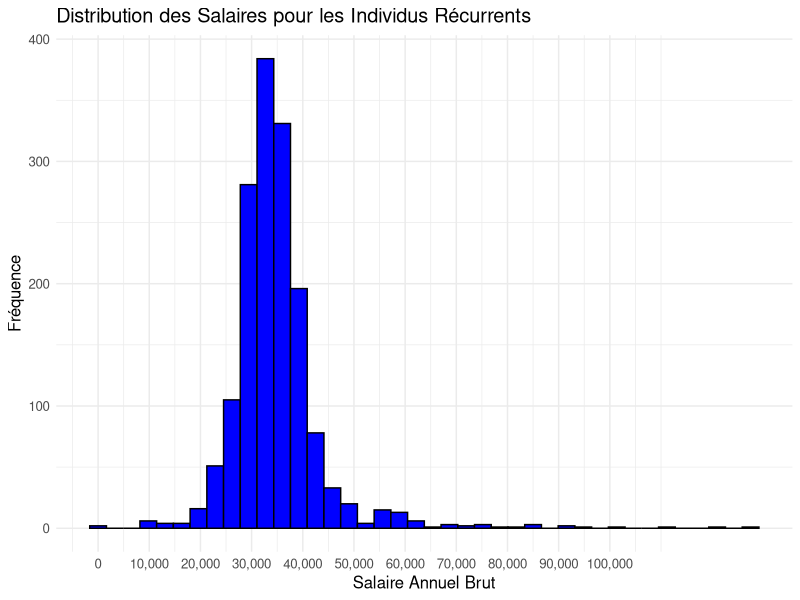
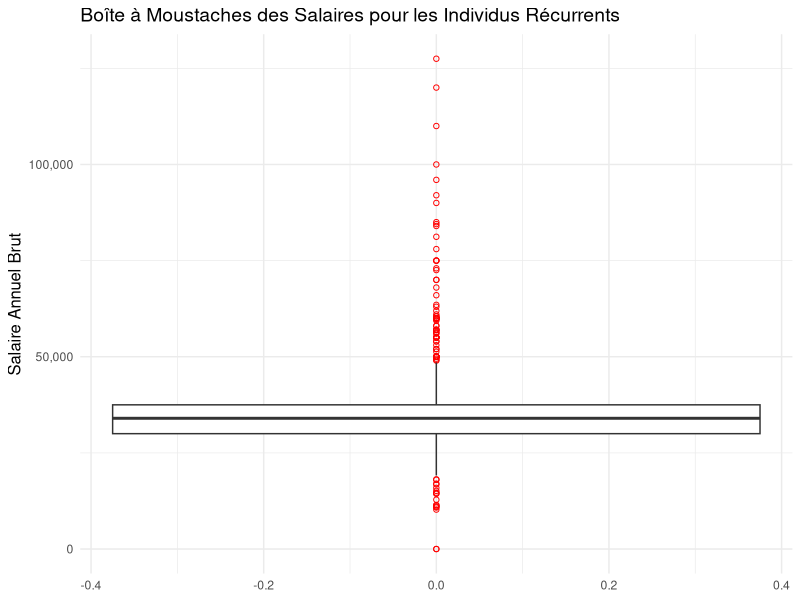
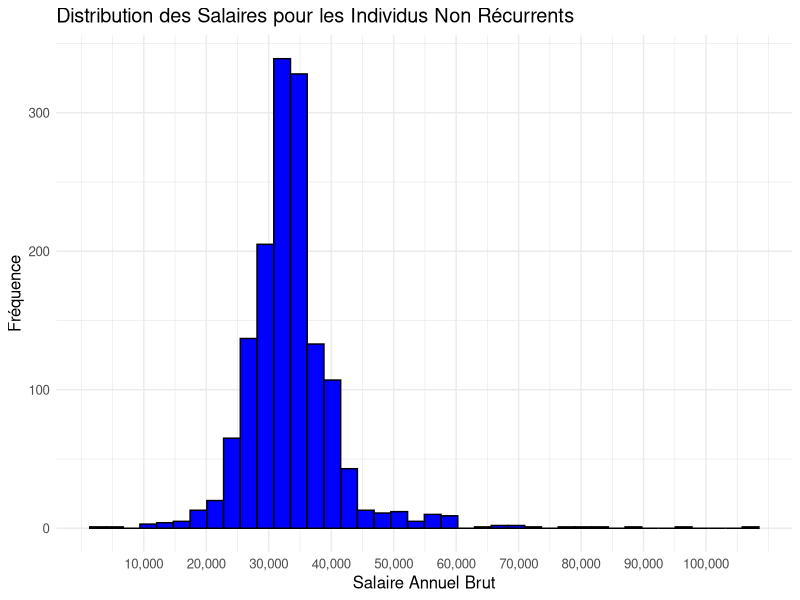
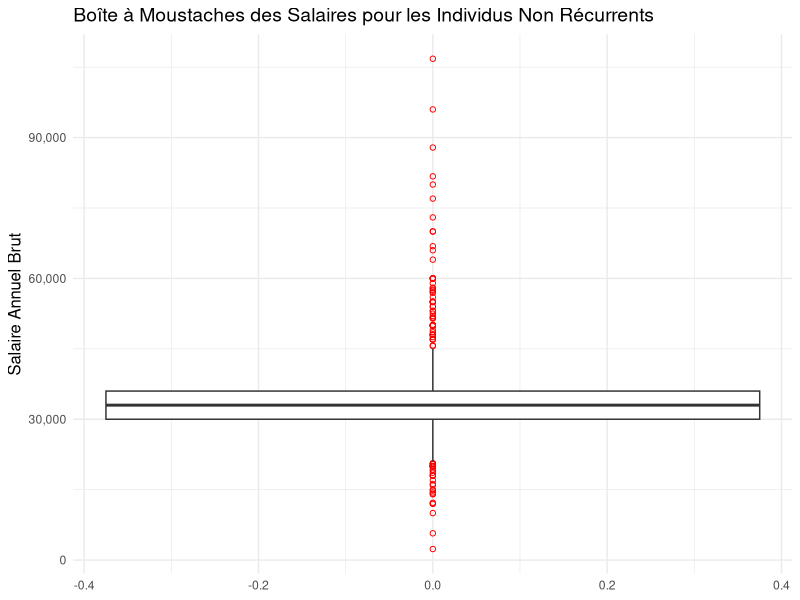
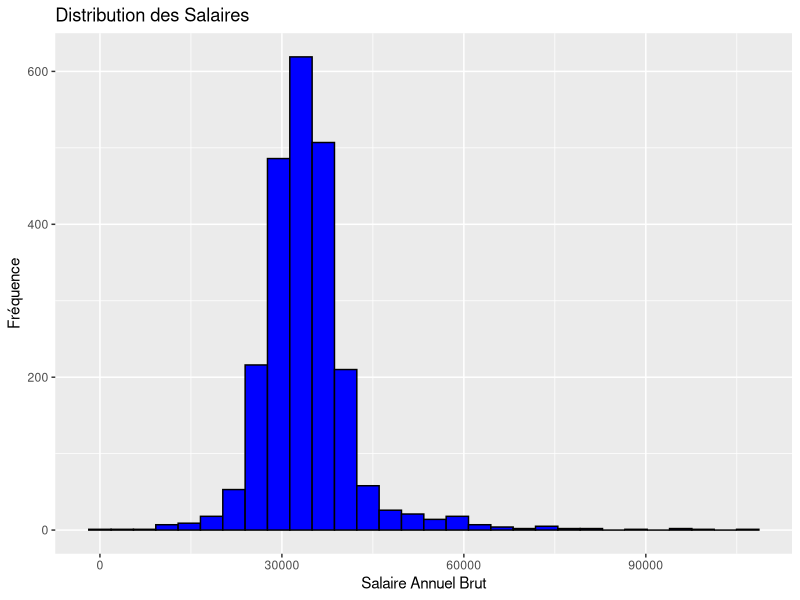
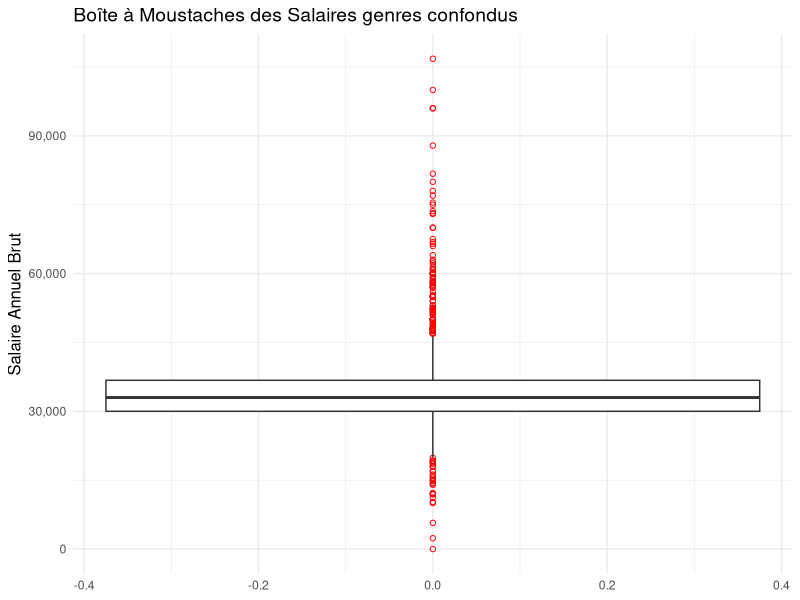
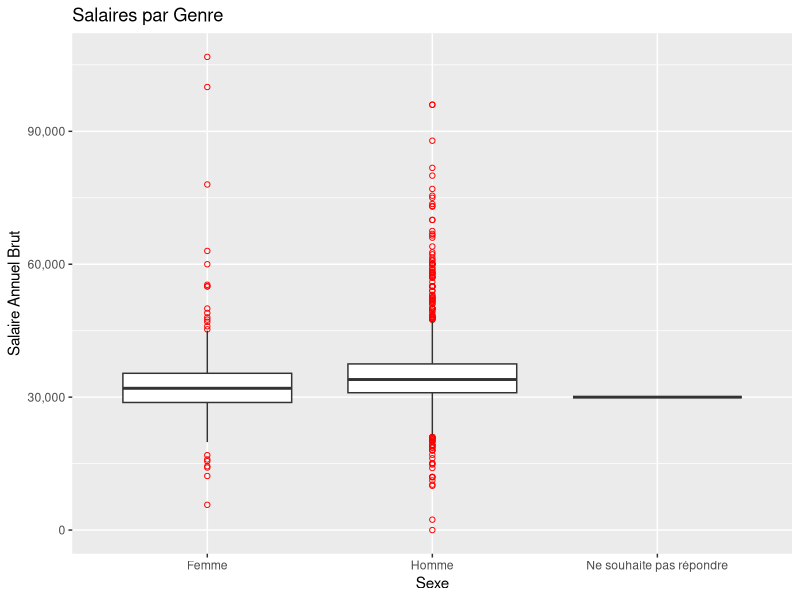
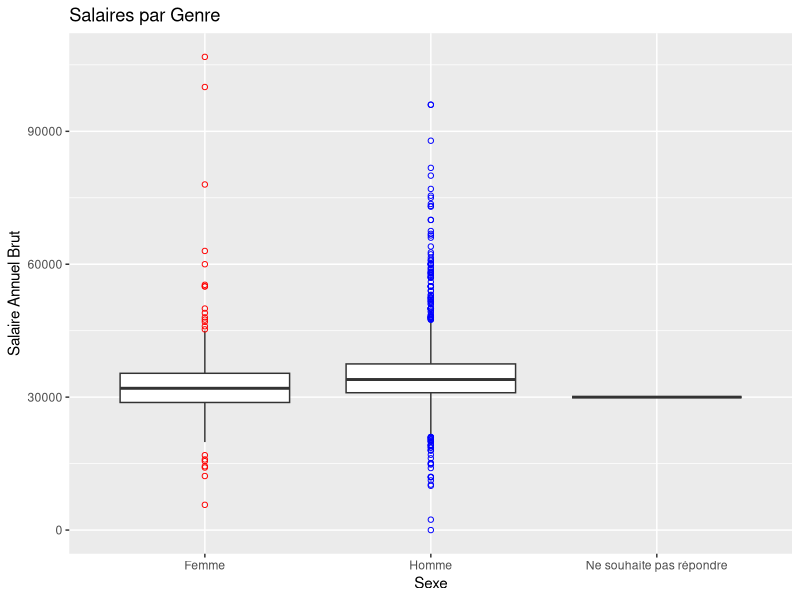

Write the R code that produced these figures, in order.
## ---- chunk 1
knitr::opts_chunk$set(echo = TRUE)
## ---- chunk 2
library(dplyr)

data2018 <- read.csv("../2018.csv")
data2019 <- read.csv("../2019.csv")
data2020 <- read.csv("../2020.csv")
data2021 <- read.csv("../2021.csv")
data2022 <- read.csv("../2022.csv")
data2023 <- read.csv("../2023_axe1.csv")

#homogénéisation de colonnes
data2020<- data2020 %>% rename(sexe = Genre)
data2021<- data2021 %>% rename(sexe = Genre)
data2022<- data2022 %>% rename(sexe = Genre)

# Conversion des identifiants de la notation scientifique
data2019$identifiant <- as.numeric(format(data2019$identifiant, scientific = FALSE))

## ---- chunk 3
library(dplyr)

data2018 <- select(data2018, sexe, identifiant, date_diplome, filiere, remuneration_annuelle_brute, prime, remuneration_prime, remuneration_annuelle_brute_hors_prime_premier_emploi,nationalite_francaise,nationalite, prime_premier_emploi, remuneration_annuelle_brute_avec_prime_premier_emploi)

data2019 <- select(data2019, sexe, identifiant, date_diplome, filiere, remuneration_annuelle_brute, prime, remuneration_prime, remuneration_annuelle_brute_hors_prime_premier_emploi,nationalite_francaise,nationalite, prime_premier_emploi, remuneration_annuelle_brute_avec_prime_premier_emploi)

data2020 <- select(data2020, sexe, identifiant, date_diplome, filiere, remuneration_annuelle_brute, prime, remuneration_prime, remuneration_annuelle_brute_hors_prime_premier_emploi,nationalite_francaise,nationalite, prime_premier_emploi, remuneration_annuelle_brute_avec_prime_premier_emploi)

data2021 <- select(data2021, sexe, identifiant, date_diplome, filiere, remuneration_annuelle_brute, prime, remuneration_prime, remuneration_annuelle_brute_hors_prime_premier_emploi,nationalite_francaise,nationalite, prime_premier_emploi, remuneration_annuelle_brute_avec_prime_premier_emploi)

data2022 <- select(data2022, sexe, identifiant, date_diplome, filiere, remuneration_annuelle_brute, prime, remuneration_prime, remuneration_annuelle_brute_hors_prime_premier_emploi,nationalite_francaise,nationalite, prime_premier_emploi, remuneration_annuelle_brute_avec_prime_premier_emploi)

data2023 <- select(data2023, sexe, identifiant, date_diplome, filiere, remuneration_annuelle_brute, prime, remuneration_prime, remuneration_annuelle_brute_hors_prime_premier_emploi,nationalite_francaise,nationalite, prime_premier_emploi, remuneration_annuelle_brute_avec_prime_premier_emploi)

## ---- chunk 4
donnees_totales <- rbind(data2018, data2019, data2020, data2021, data2022, data2023)
## ---- chunk 5
#vérifier si le jeu de données a bien été crée : 
exists("donnees_totales")

#aperçu des premières lignes
head(donnees_totales)

#résumé statistique de chaque colonne dans ton dataframe
summary(donnees_totales)

#Structure du jeu de données
str(donnees_totales)

#dimensions du jeu de données
dim(donnees_totales)

## ---- chunk 6
#Compter les occurences de chaque identifiant
identifiant_counts <- table(donnees_totales$identifiant)

# Afficher le tableau
identifiant_counts

# Dans ton fichier R Markdown

library(knitr)

identifiant_counts_df <- as.data.frame(identifiant_counts)
colnames(identifiant_counts_df) <- c("Identifiant", "Nombre_d_occurrences")

kable(identifiant_counts_df)


## ---- chunk 7
library(knitr)

# Création du data.frame des identifiants récurrents et leurs occurrences
identifiants_recurrents <- identifiant_counts[identifiant_counts > 1]
identifiants_recurrents_df <- data.frame(Identifiant = names(identifiants_recurrents),
                                         Occurrences = as.integer(identifiants_recurrents))

# Utilisation de kable pour un joli affichage en tableau
kable(identifiants_recurrents_df)

## ---- chunk 8
library(knitr)
library(kableExtra)

# Filtrer les données pour obtenir seulement les entrées avec des identifiants récurrents
donnees_recurrentes <- donnees_totales[donnees_totales$identifiant %in% names(identifiants_recurrents), ]

# Utilisation de kable pour un joli affichage en tableau des premières lignes
kable(head(donnees_recurrentes), "html", escape = FALSE) %>%
  kable_styling(full_width = F) %>%
  column_spec(1:ncol(donnees_recurrentes), 
              extra_css = "padding-left:10px; padding-right:10px; text-align:center;")
## ---- chunk 9
library(knitr)

# Création du data frame des identifiants non récurrents et leurs occurrences
identifiants_non_recurrents <- identifiant_counts[identifiant_counts == 1]
identifiants_non_recurrents_df <- data.frame(Identifiant = names(identifiants_non_recurrents),
                                             Occurrences = as.integer(identifiants_non_recurrents))

# Utilisation de kable pour un joli affichage en tableau
kable(identifiants_non_recurrents_df) %>%
  kable_styling(full_width = F) %>%
  column_spec(1:2, 
              extra_css = "padding-left:10px; padding-right:10px; text-align:center;")
## ---- chunk 10
library(knitr)
library(kableExtra)

# Filtrer les données pour obtenir seulement les entrées avec des identifiants non récurrents
donnees_non_recurrentes <- donnees_totales[!donnees_totales$identifiant %in% names(identifiants_recurrents), ]

# Utilisation de kable pour un affichage en tableau des premières lignes
kable(head(donnees_non_recurrentes), "html", escape = FALSE) %>%
  kable_styling(full_width = F) %>%
  column_spec(1:ncol(donnees_non_recurrentes), 
              extra_css = "padding-left:10px; padding-right:10px; text-align:center;")
## ---- chunk 11
library(ggplot2)
library(scales) # pour la fonction comma() et pretty_breaks

# Histogramme des salaires pour les individus récurrents

# Définir les repères de l'axe des abscisses
breaks_pretty <- pretty(donnees_recurrentes$remuneration_annuelle_brute, n = 7) # 'n' définit le nombre souhaité de repères

# Convertir 'remuneration_annuelle_brute' en numèrique et gérer les virgules
# donnees_recurrentes$remuneration_annuelle_brute <- gsub(",", "", donnees_recurrentes$remuneration_annuelle_brute) # Remove commas if any
donnees_recurrentes$remuneration_annuelle_brute <- as.numeric(donnees_recurrentes$remuneration_annuelle_brute)


ggplot(donnees_recurrentes, aes(x = remuneration_annuelle_brute)) +
  geom_histogram(bins = 40, fill = "blue", color = "black") +
  scale_x_continuous(
    breaks = breaks_pretty, # Utiliser les repères générés par pretty()
    labels = scales::label_comma() # Utiliser label_comma pour un formatage correct des nombres
  ) +
  labs(
    title = "Distribution des Salaires pour les Individus Récurrents",
    x = "Salaire Annuel Brut",
    y = "Fréquence"
  ) +
  theme_minimal() +
  theme(text = element_text(size = 12))
## ---- chunk 12
library(ggplot2)
library(scales)  # pour les fonctions de formatage

# Boîte à moustaches pour voir la dispersion et les éventuels outliers
ggplot(donnees_recurrentes, aes(y = remuneration_annuelle_brute)) +
  geom_boxplot(outlier.colour = "red", outlier.shape = 1) +
  scale_y_continuous(labels = scales::comma) + 
  labs(title = "Boîte à Moustaches des Salaires pour les Individus Récurrents",
       y = "Salaire Annuel Brut") +
  theme_minimal() +
    theme(
    axis.title.y = element_text(size = 12),  # Taille de texte pour les étiquettes des axes
    plot.title = element_text(size = 14)  # Taille de texte pour le titre
  )

## ---- chunk 13
library(ggplot2)
library(scales) # pour la fonction comma() et pretty_breaks

# Histogramme des salaires pour les individus récurrents

# Définir les repères de l'axe des abscisses
breaks_pretty <- pretty(donnees_non_recurrentes$remuneration_annuelle_brute, n = 7) # 'n' définit le nombre souhaité de repères

# Convertir 'remuneration_annuelle_brute' en numèrique et gérer les virgules
# donnees_non_recurrentes$remuneration_annuelle_brute <- gsub(",", "", donnees_recurrentes$remuneration_annuelle_brute) # Remove commas if any
donnees_non_recurrentes$remuneration_annuelle_brute <- as.numeric(donnees_non_recurrentes$remuneration_annuelle_brute)


ggplot(donnees_non_recurrentes, aes(x = remuneration_annuelle_brute)) +
  geom_histogram(bins = 40, fill = "blue", color = "black") +
  scale_x_continuous(
    breaks = breaks_pretty, # Utiliser les repères générés par pretty()
    labels = scales::label_comma() # Utiliser label_comma pour un formatage correct des nombres
  ) +
  labs(
    title = "Distribution des Salaires pour les Individus Non Récurrents",
    x = "Salaire Annuel Brut",
    y = "Fréquence"
  ) +
  theme_minimal() +
  theme(text = element_text(size = 12))
## ---- chunk 14
library(ggplot2)
library(scales)  # pour les fonctions de formatage

# Boîte à moustaches pour voir la dispersion et les éventuels outliers
ggplot(donnees_non_recurrentes, aes(y = remuneration_annuelle_brute)) +
  geom_boxplot(outlier.colour = "red", outlier.shape = 1) +
  scale_y_continuous(labels = scales::comma) + 
  labs(title = "Boîte à Moustaches des Salaires pour les Individus Non Récurrents",
       y = "Salaire Annuel Brut") +
  theme_minimal() +
    theme(
    axis.title.y = element_text(size = 12),  # Taille de texte pour les étiquettes des axes
    plot.title = element_text(size = 14)  # Taille de texte pour le titre
  )

## ---- chunk 15
library(dplyr)

# Convertir la colonne remuneration_prime en numérique si elle est de type caractère
donnees_recurrentes <- donnees_recurrentes %>%
  mutate(remuneration_prime = as.numeric(as.character(remuneration_prime)))

donnees_non_recurrentes <- donnees_non_recurrentes %>%
  mutate(remuneration_prime = as.numeric(as.character(remuneration_prime)))

# Calculer la moyenne des salaires pour chaque individu récurrent
#salaire_moyen_individus_recurrents <- donnees_recurrentes %>%
#  group_by(identifiant,sexe) %>%
#  summarize(moyenne_salaire = mean(remuneration_annuelle_brute, na.rm = TRUE)) %>%
#  ungroup()  # Pour retirer le groupement après la summarization

salaire_moyen_individus_recurrents <- donnees_recurrentes %>%
  group_by(identifiant) %>%
  summarize(
    remuneration_annuelle_brute = mean(remuneration_annuelle_brute, na.rm = TRUE),
    sexe = first(sexe),
    date_diplome = first(date_diplome),
    filiere = first(filiere),
    nationalite_francaise = first(nationalite_francaise),
    nationalite = first (nationalite),
    prime = first(prime),
    remuneration_prime = mean(remuneration_prime, na.rm = TRUE),
    remuneration_annuelle_brute_hors_prime_premier_emploi = mean(remuneration_annuelle_brute_hors_prime_premier_emploi, na.rm = TRUE),
    prime_premier_emploi = first(prime_premier_emploi),
    remuneration_annuelle_brute_avec_prime_premier_emploi = mean(remuneration_annuelle_brute_avec_prime_premier_emploi, na.rm = TRUE),
  ) %>%
  ungroup()  # Pour retirer le groupement après la summarization


salaire_moyen_individus_recurrents <- salaire_moyen_individus_recurrents %>%
  distinct(identifiant, .keep_all = TRUE)

# Afficher les premières lignes du nouveau dataframe
head(salaire_moyen_individus_recurrents)

## ---- chunk 16
# Recalculer les occurrences des identifiants après avoir utilisé `distinct`
identifiant_counts_filtrees <- salaire_moyen_individus_recurrents %>%
  count(identifiant, name = "Occurrences")

# Afficher le tableau avec kable
kable(identifiant_counts_filtrees, caption = "Occurrences des Identifiants après Nettoyage")

## ---- chunk 17
# Renommer la colonne pour qu'elle corresponde dans les deux dataframes
#donnees_non_recurrentes <- donnees_non_recurrentes %>%
#  rename(salaire_annuel_brut = moyenne_salaire)

#salaire_moyen_individus_recurrents <- salaire_moyen_individus_recurrents %>%
#  rename(salaire_annuel_brut = moyenne_salaire)

# Combiner les deux ensembles de données
donnees_combinees <- bind_rows(salaire_moyen_individus_recurrents, donnees_non_recurrentes)

head(donnees_combinees)


## ---- chunk 18
donnees_combinees_filtrees <- donnees_combinees %>%
  filter(!is.na(remuneration_annuelle_brute))

head(donnees_combinees_filtrees)

## ---- chunk 19
library(knitr)

donnees_combinees_counts <- donnees_combinees_filtrees %>%
  count(identifiant, name = "Occurrences")
# Filtrer pour ne montrer que les identifiants avec plus d'une occurrence
identifiants_recurrents_df <- donnees_combinees_counts %>%
  filter(Occurrences > 1)

# Afficher le tableau filtré avec kable
kable(identifiants_recurrents_df, caption = "Identifiants récurrents dans donnees_combinees")

## ---- chunk 20
library(knitr)
library(dplyr)

# Compter les occurrences des identifiants dans donnees_combinees_filtrees
identifiant_counts_filtrees <- donnees_combinees_filtrees %>%
  count(identifiant, name = "Occurrences")

# Affichage tableau
kable(identifiant_counts_filtrees, caption = "Nombre d'occurrences par identifiant dans donnees_combinees_filtrees")

## ---- chunk 21
#Statistiques descriptives :
summary(donnees_combinees_filtrees)

## ---- chunk 22
library(ggplot2)
ggplot(donnees_combinees_filtrees, aes(x = remuneration_annuelle_brute)) +
  geom_histogram(bins = 30, fill = "blue",  color = "black") +
  labs(title = "Distribution des Salaires", x = "Salaire Annuel Brut", y = "Fréquence")
  #theme_minimal() +
  #theme(text = element_text(size = 12))





#ggplot(donnees_non_recurrentes, aes(x = remuneration_annuelle_brute)) +
#  geom_histogram(bins = 40, fill = "blue", color = "black") +
#  scale_x_continuous(
#    breaks = breaks_pretty, # Utiliser les repères générés par pretty()
#    labels = scales::label_comma() # Utiliser label_comma pour un formatage correct des nombres
#  ) +
#  labs(
#    title = "Distribution des Salaires pour les Individus Non Récurrents",
#    x = "Salaire Annuel Brut",
#    y = "Fréquence"
#  ) +
#  theme_minimal() +
#  theme(text = element_text(size = 12))
## ---- chunk 23
# Boîte à moustaches pour voir la dispersion et les éventuels outliers
ggplot(donnees_combinees_filtrees, aes(y = remuneration_annuelle_brute)) +
  geom_boxplot(outlier.colour = "red", outlier.shape = 1) +
  scale_y_continuous(labels = scales::comma) + 
  labs(title = "Boîte à Moustaches des Salaires genres confondus",
       y = "Salaire Annuel Brut") +
  theme_minimal() +
    theme(
    axis.title.y = element_text(size = 12),  # Taille de texte pour les étiquettes des axes
    plot.title = element_text(size = 14)  # Taille de texte pour le titre
  )

## ---- chunk 24
ggplot(donnees_combinees_filtrees, aes(x = sexe, y = remuneration_annuelle_brute)) +
  geom_boxplot(outlier.colour = "red", outlier.shape = 1) +
  scale_y_continuous(labels = scales::comma) + 
  labs(title = "Salaires par Genre", x = "Sexe", y = "Salaire Annuel Brut")
## ---- chunk 25
# Charger la bibliothèque dplyr pour le traitement des données
library(dplyr)

# Calculer les outliers manuellement
outliers <- donnees_combinees_filtrees %>%
  group_by(sexe) %>%
  summarize(
    lower = quantile(remuneration_annuelle_brute, probs = 0.25) - 1.5 * IQR(remuneration_annuelle_brute),
    upper = quantile(remuneration_annuelle_brute, probs = 0.75) + 1.5 * IQR(remuneration_annuelle_brute),
    .groups = 'drop'  # Ajouté pour éviter les avertissements dans dplyr 1.0.0 et plus
  ) %>%
  left_join(donnees_combinees_filtrees, by = "sexe") %>%
  filter(remuneration_annuelle_brute < lower | remuneration_annuelle_brute > upper)

# Créer le boxplot de base sans outliers
base_plot <- ggplot(donnees_combinees_filtrees, aes(x = sexe, y = remuneration_annuelle_brute)) +
  geom_boxplot(outlier.shape = NA) +  # Suppression des outliers dans cette couche
  labs(title = "Salaires par Genre", x = "Sexe", y = "Salaire Annuel Brut")

# Ajouter les outliers avec des couleurs spécifiques pour chaque sexe
final_plot <- base_plot + 
  geom_point(data = outliers, aes(x = sexe, y = remuneration_annuelle_brute, colour = sexe), shape = 1) +
  scale_colour_manual(values = c("Homme" = "blue", "Femme" = "red", "Ne souhaite pas répondre" = "grey")) +
  theme(legend.position = "none")  # Cache la légende

# Afficher le graphique final
print(final_plot)

## ---- chunk 26
library(dplyr)

reponses_par_filiere <- donnees_combinees_filtrees %>%
  group_by(filiere) %>%
  summarise(Nombre = n()) %>%
  ungroup()

library(ggplot2)

ggplot(reponses_par_filiere, aes(x = "", y = Nombre, fill = filiere)) +
  geom_bar(width = 1, stat = "identity") +
  coord_polar(theta = "y") +  # Coordonnées polaires pour le camembert
  theme_void() +  # Thème vide sans axes ni étiquettes
  theme(legend.title = element_blank()) +  # Pas de titre pour la légende
  labs(title = "Répartition des Réponses par filière", fill = "Filière")  # Nom de la légende

## ---- chunk 27
# Compter le nombre de réponses par filière
comptage_filiere <- donnees_combinees_filtrees %>%
  group_by(filiere) %>%
  summarise(Nombre = n()) %>%
  ungroup()

# Créer un graphique à points
ggplot(comptage_filiere, aes(x = filiere, y = Nombre)) +
  geom_point(stat = "identity", size = 3) +  # Utilisez size pour ajuster la taille des points
  scale_y_continuous(limits = c(0, max(comptage_filiere$Nombre) * 1.1)) +  # Ajuster les limites pour un peu d'espace au-dessus du point le plus haut
  coord_flip() + # Pour une meilleure lisibilité, les filières sur l'axe Y et les comptages sur l'axe X
labs(y = "Nombre de Répondants", x = "Filière",
title = "Nombre de Répondants par Filière") +
theme_minimal() +
theme(axis.text.y = element_text(angle = 0, hjust = 1))

## ---- chunk 28
# Compter le nombre de réponses par sexe
reponses_par_sexe <- donnees_combinees_filtrees %>%
  group_by(sexe) %>%
  summarise(Nombre = n()) %>%
  ungroup()

# Créer un diagramme en camembert
#ggplot(reponses_par_sexe, aes(x = "", y = Nombre, fill = sexe)) +
#  geom_bar(width = 1, stat = "identity") +
#  coord_polar(theta = "y") +  # Coordonnées polaires pour le camembert
#  theme_void() +  # Thème vide sans axes ni étiquettes
#  theme(legend.title = element_blank()) +  # Pas de titre pour la légende
#  labs(fill = "Sexe")  # Nom de la légende

ggplot(reponses_par_sexe, aes(x = "", y = Nombre, fill = sexe)) +
  geom_bar(width = 1, stat = "identity") +
  coord_polar(theta = "y") +
  theme_void() +
  scale_fill_manual(values = c("Femme" = "#EE6677",  
                               "Homme" = "#4477AA",  
                               "Ne souhaite pas répondre" = "grey50")) +
  labs(title = "Répartition des Réponses par Genre",
       fill = "Sexe") +
  theme(legend.title = element_blank())


## ---- chunk 29
# Créer un diagramme en barres empilées
ggplot(donnees_combinees_filtrees, aes(x = filiere, fill = sexe)) +
  geom_bar(position = "fill") +
  scale_y_continuous(labels = scales::percent) +
  scale_fill_manual(values = c("Homme" = "#4477AA", "Femme" = "#EE6677", "Ne souhaite pas répondre" = "grey50")) +
  labs(x = "Filière", y = "Pourcentage", fill = "Sexe",
       title = "Répartition par Sexe au sein de chaque Filière") +
  theme_minimal() +
  theme(axis.text.x = element_text(angle = 90, vjust = 0.5))

## ---- chunk 30
# Créer un graphique à facettes
ggplot(donnees_combinees_filtrees, aes(x = sexe, fill = sexe)) +
  geom_bar() +
  facet_wrap(~filiere) +
  labs(x = "Sexe", y = "Nombre de Répondants", fill = "Sexe",
       title = "Nombre de Répondants par Sexe et par Filière") +
  theme_minimal() +
  theme(legend.position = "bottom", strip.text.x = element_text(angle = 90))

## ---- chunk 31
library(ggplot2)

ggplot(donnees_combinees_filtrees, aes(x = filiere, y = remuneration_annuelle_brute)) +
  geom_boxplot(outlier.colour = "black", outlier.shape = 1) +
  theme(axis.text.x = element_text(angle = 90, hjust = 1)) +  # Incliner les étiquettes de l'axe x si elles sont trop longues
  labs(title = "Boxplot de la Rémunération Annuelle Brute par Filière",
       x = "Filière",
       y = "Rémunération Annuelle Brute") +
  theme_minimal()

## ---- chunk 32
#Normalisation des noms de filières : 
donnees_combinees_filtrees <- donnees_combinees_filtrees %>%
  mutate(
    filiere = case_when(
      filiere == "Microélectronique Et Automatique (MEA)" ~ "MEA",
      filiere == "MicroÈlectronique Et Automatique (MEA)" ~ "MEA",
      filiere == "GÈnie Biologique et Agroalimentaires (GBA)" ~ "GBA",
      filiere == "Génie Biologique et Agroalimentaires (GBA)" ~ "GBA",
      filiere == "Eau et GÈnie Civil (EGC - apprentissage)" ~ "EGC-app",
      filiere == "Eau et Génie Civil (EGC - apprentissage)" ~ "EGC-app",
      filiere == "Sciences et Technologies de l'Eau (STE)" ~ "STE",
      filiere == "Sciences et Technologies de l Eau (STE)" ~ "STE",
      filiere == "Systèmes Embarqués (SE - apprentissage)" ~ "SE-app",
      filiere == "SystËmes EmbarquÈs (SE - apprentissage)" ~ "SE-app",
      filiere == "Matériaux (MAT)" ~ "MAT",
      filiere == "MatÈriaux (MAT)"  ~ "MAT",
      filiere == "Mécanique et Interactions (MI)" ~ "MI",
      filiere == "MÈcanique et Interactions (MI)" ~ "MI",
      filiere == "Informatique et Gestion (IG)"  ~ "IG",
      filiere == "Mécanique Structures Industrielles (MSI - apprentissage)" ~ "MSI-app",
      filiere == "MÈcanique Structures Industrielles (MSI - apprentissage)" ~ "MSI-app",
      filiere == "Energétique - énergies Renouvelables (EnR)" ~ "EnR",



      # Ajoutez d'autres correspondances ici
      TRUE ~ filiere  # Conserve la valeur actuelle si aucune des conditions ci-dessus n'est remplie
    )
  )

# Liste des filières uniques
filiere_unique <- unique(donnees_combinees_filtrees$filiere)

# Afficher la liste des filières
print(filiere_unique)

## ---- chunk 33
ggplot(donnees_combinees_filtrees, aes(x = filiere, y = remuneration_annuelle_brute, fill = filiere)) +
  geom_boxplot(outlier.colour = "black", outlier.shape = 1) +
  scale_fill_brewer(palette = "Paired") +  # Choisissez une palette de couleurs
  theme(axis.text.x = element_text(angle = 90, hjust = 1)) +  # Incliner les étiquettes de l'axe x si elles sont trop longues
  labs(title = "Boxplot de la Rémunération Annuelle Brute par Filière",
       x = "Filière",
       y = "Rémunération Annuelle Brute") +
  theme_minimal()

## ---- chunk 34
ggplot(donnees_combinees_filtrees, aes(x = filiere, y = remuneration_annuelle_brute, fill = filiere)) +
  geom_boxplot() +
  scale_fill_manual(values = c("GBA" = "chartreuse3", "IG" = "deeppink1", "MEA" = "plum", "STE" = "deepskyblue3", 
                               "MI"="salmon3", "SE-app"="skyblue3", "MSI-app"="lightsteelblue", "MAT"="lightseagreen", "EnR"="wheat1", "EGC-app"="sienna1")) +  # Définir les couleurs manuellement
  theme(axis.text.x = element_text(angle = 90, hjust = 1)) +  # Incliner les étiquettes de l'axe x si elles sont trop longues
  labs(title = "Boxplot de la Rémunération Annuelle Brute par Filière",
       x = "Filière",
       y = "Rémunération Annuelle Brute") +
  theme_minimal() +
  theme(legend.position = "none")


## ---- chunk 35
ggplot(donnees_combinees_filtrees, aes(x = filiere, y = remuneration_annuelle_brute)) +
  geom_boxplot(aes(fill = sexe), position = position_dodge(0.8), outlier.colour = "black", outlier.shape = 1) +
  scale_fill_manual(values = c("Femme" = "#EE6677", "Homme" = "#4477AA", "Ne souhaite pas répondre" = "grey50")) +
  theme(axis.text.x = element_text(angle = 90, hjust = 1, vjust = 0.5)) +
  labs(title = "Boxplot de la Rémunération Annuelle Brute par Filière et Sexe",
       x = "Filière",
       y = "Rémunération Annuelle Brute") +
  theme_minimal() +
  theme(legend.position = "bottom")  # Placez la légende en bas pour économiser de l'espace

## ---- chunk 36
# Vérifier les niveaux uniques pour la nationalité française
unique(donnees_combinees_filtrees$nationalite_francaise)

# Vérifier les niveaux uniques pour toutes les nationalités
unique(donnees_combinees_filtrees$nationalite)
## ---- chunk 37
# Compter le nombre de réponses par catégorie de nationalité française
reponses_nationalite <- donnees_combinees_filtrees %>%
  mutate(nationalite_francaise = ifelse(nationalite_francaise == "", "Pas de réponse", nationalite_francaise)) %>%
  count(nationalite_francaise) %>%
  ungroup()

# Créer un diagramme en barres
ggplot(reponses_nationalite, aes(x = nationalite_francaise, y = n, fill = nationalite_francaise)) +
  geom_bar(stat = "identity") +
  labs(x = "Nationalité Française", y = "Nombre de Répondants", 
       title = "Nombre de Répondants par Statut de Nationalité Française") +
  scale_fill_brewer(palette = "Set1") +
  theme_minimal() +
  theme(axis.text.x = element_text(angle = 45, hjust = 1))

## ---- chunk 38
# Créer un diagramme en camembert
ggplot(reponses_nationalite, aes(x = "", y = n, fill = nationalite_francaise)) +
  geom_bar(width = 1, stat = "identity") +
  coord_polar(theta = "y") +
  labs(fill = "Nationalité Française", 
       title = "Proportion des Répondants par Statut de Nationalité Française") +
  scale_fill_brewer(palette = "Set1") +
  theme_void() +
  theme(legend.title = element_blank(), legend.position = "bottom")

## ---- chunk 39
# Calculer la moyenne des salaires par catégorie de nationalité française
moyenne_salaire_par_nationalite <- donnees_combinees_filtrees %>%
  group_by(nationalite_francaise) %>%
  summarise(moyenne_salaire = mean(remuneration_annuelle_brute, na.rm = TRUE)) %>%
  ungroup()

# Créer un graphique à barres des moyennes
ggplot(moyenne_salaire_par_nationalite, aes(x = nationalite_francaise, y = moyenne_salaire, fill = nationalite_francaise)) +
  geom_bar(stat = "identity", position = "dodge") +
  labs(x = "Nationalité Française", y = "Salaire Annuel Brut Moyen", title = "Salaire Annuel Brut Moyen par Nationalité Française") +
  scale_fill_brewer(palette = "Set1") +
  theme_minimal() +
  theme(axis.text.x = element_text(angle = 45, hjust = 1))

## ---- chunk 40
ggplot(donnees_combinees_filtrees, aes(x = nationalite_francaise, y = remuneration_annuelle_brute, fill = nationalite_francaise)) +
  geom_boxplot() +
  labs(x = "Nationalité Française", y = "Salaire Annuel Brut", title = "Distribution du Salaire Annuel Brut par Nationalité Française") +
  scale_fill_brewer(palette = "Set1") +
  theme_minimal() +
  theme(axis.text.x = element_text(angle = 45, hjust = 1))

## ---- chunk 41
donnees_nettoyees_nationalite <- donnees_combinees_filtrees %>%
  mutate(nationalite_francaise = ifelse(nationalite_francaise == "", "Inconnue", nationalite_francaise)) %>%
  # Vous pouvez également choisir d'exclure les lignes avec des valeurs vides
  filter(nationalite_francaise != "Inconnue")

# Calculer la moyenne des salaires par catégorie de nationalité française
moyenne_salaire_par_nationalite <- donnees_nettoyees_nationalite %>%
  group_by(nationalite_francaise) %>%
  summarise(moyenne_salaire = mean(remuneration_annuelle_brute, na.rm = TRUE)) %>%
  ungroup()

# Créer un graphique à barres des moyennes
ggplot(moyenne_salaire_par_nationalite, aes(x = nationalite_francaise, y = moyenne_salaire, fill = nationalite_francaise)) +
  geom_bar(stat = "identity", position = "dodge") +
  labs(x = "Nationalité Française", y = "Salaire Annuel Brut Moyen", title = "Salaire Annuel Brut Moyen par Nationalité Française") +
  scale_fill_brewer(palette = "Set1") +
  theme_minimal() +
  theme(axis.text.x = element_text(angle = 45, hjust = 1))

## ---- chunk 42
ggplot(donnees_nettoyees_nationalite, aes(x = nationalite_francaise, y = remuneration_annuelle_brute, fill = nationalite_francaise)) +
  geom_boxplot() +
  labs(x = "Nationalité Française", y = "Salaire Annuel Brut", title = "Distribution du Salaire Annuel Brut par Nationalité Française") +
  scale_fill_brewer(palette = "Set1") +
  theme_minimal() +
  theme(axis.text.x = element_text(angle = 45, hjust = 1))

## ---- chunk 43
# Compter le nombre de réponses par catégorie de nationalité française dans donnees_nettoyees
reponses_nationalite_nettoyees <- donnees_nettoyees_nationalite %>%
  count(nationalite_francaise) %>%
  ungroup()

# Créer un diagramme en barres pour donnees_nettoyees
ggplot(reponses_nationalite_nettoyees, aes(x = nationalite_francaise, y = n, fill = nationalite_francaise)) +
  geom_bar(stat = "identity") +
  labs(x = "Nationalité Française", y = "Nombre de Répondants", 
       title = "Nombre de Répondants par Statut de Nationalité Française dans les Données Nettoyées") +
  scale_fill_brewer(palette = "Set1") +
theme_minimal() +
theme(axis.text.x = element_text(angle = 45, hjust = 1))
## ---- chunk 44
# Créer un diagramme en camembert pour donnees_nettoyees
ggplot(reponses_nationalite_nettoyees, aes(x = "", y = n, fill = nationalite_francaise)) +
  geom_bar(width = 1, stat = "identity") +
  coord_polar(theta = "y") +
  labs(fill = "Nationalité Française", 
       title = "Proportion des Répondants par Statut de Nationalité Française dans les Données Nettoyées") +
  scale_fill_brewer(palette = "Set1") +
  theme_void() +
  theme(legend.title = element_blank(), legend.position = "bottom")

## ---- chunk 45
# Exporter vers un fichier CSV
write.csv(donnees_combinees_filtrees, file = "donnees_combinees_filtrees.csv", row.names = FALSE)
